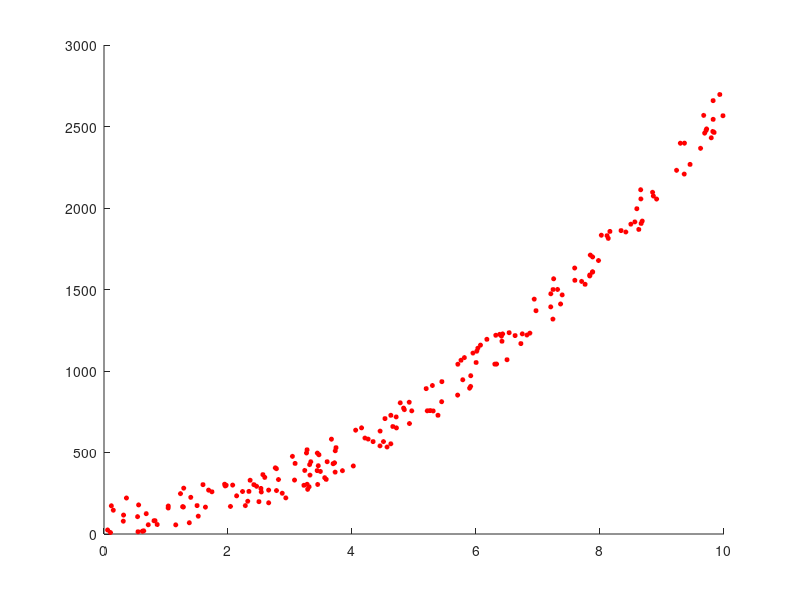

Write the MATLAB code that produced this figure. (Note: this script raises an error after producing the figure.)
clf; hold on;
x = 10 * rand(1,200);
f = 1 + 25 * (x.^2 + 10 * rand(1,200));
plot(x,f,'or','markerfacecolor','r','markersize',3)
[coef,err] = mcmmp(x,f,2)
p=@(X) polyval(coef,X);
fplot(p,[0,10],'-b','linewidth',2)
